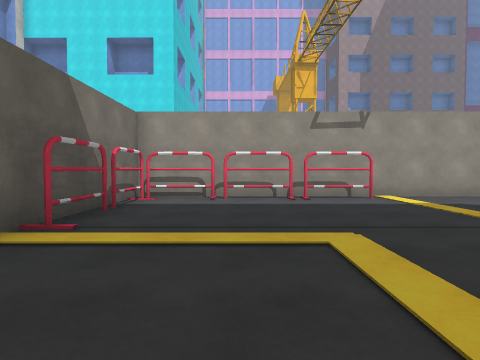
[1] (above)

19 first-person views from a walk through a scene from a Unity 3-D project. The camera is 1.3 m above the floor, tilts 2° down and sees 75° across. The floor is counted in squares, 2 m on a side. Each view is taken from the middle of a square. On the plan, view 1 faces up. The plan holds only what a view shows up to about 10 squares ahead; the rest is blank. The place goes on beyond the plan. The player character is not drawn. Door leaves are left out, so doorways stand open. Surface patterns are stand-ins for the level's own textures.

[2]
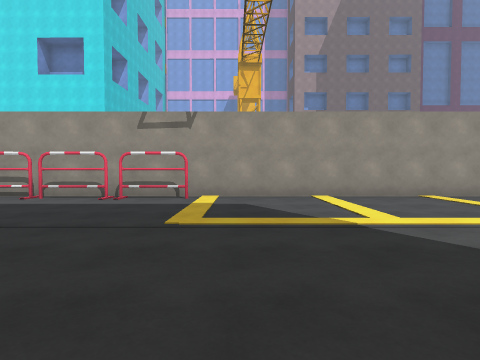

[3]
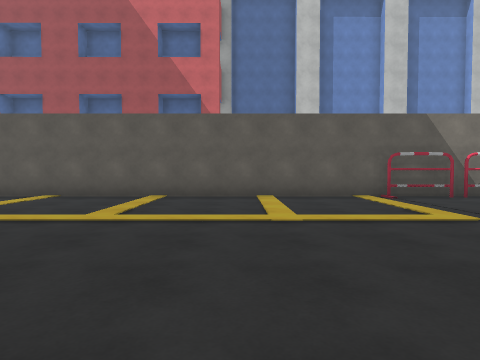

[4]
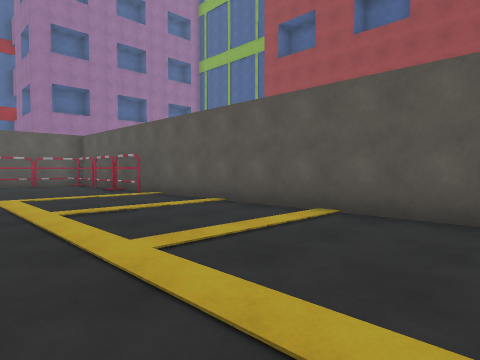

[5]
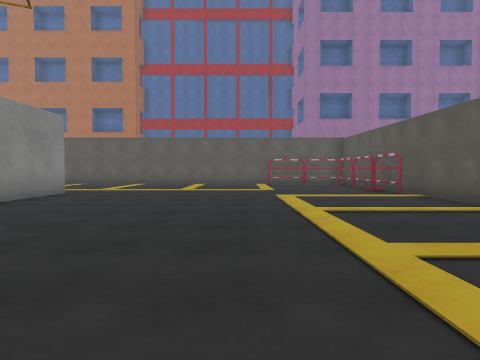

[6]
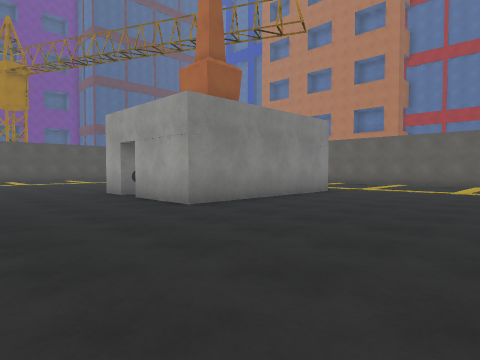

[7]
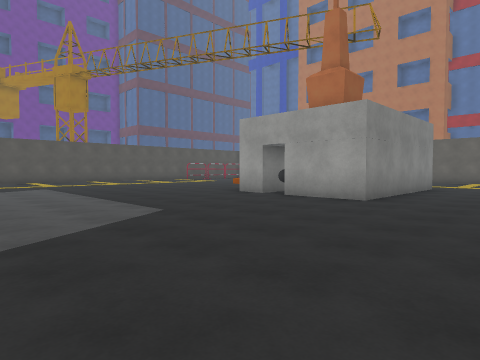

[8]
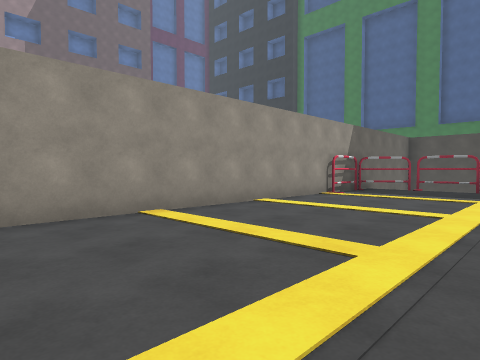

[9]
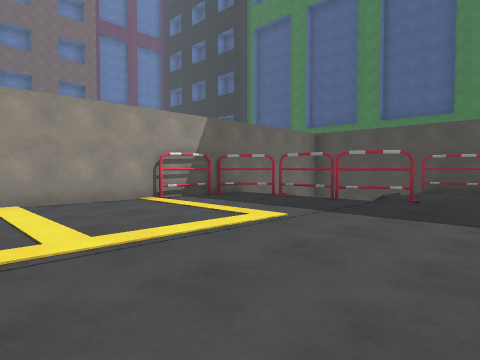

[10]
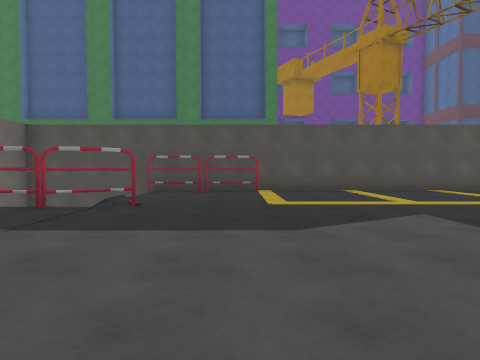

[11]
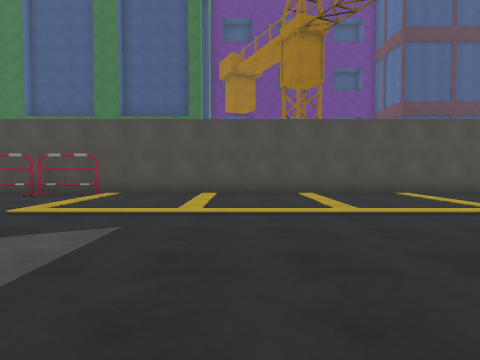

[12]
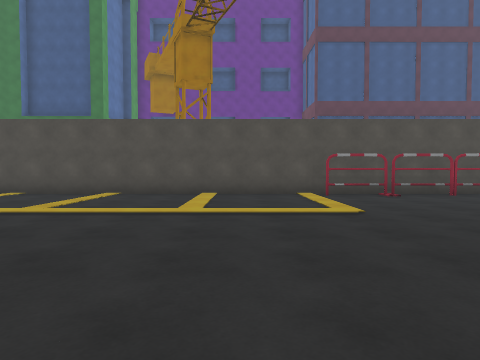

[13]
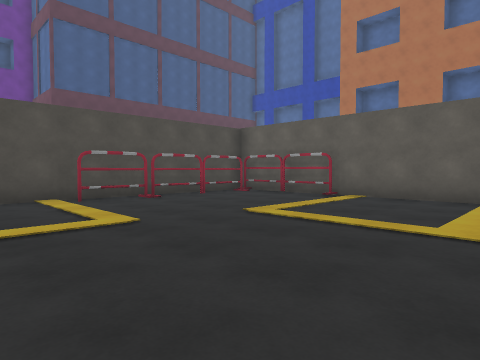

[14]
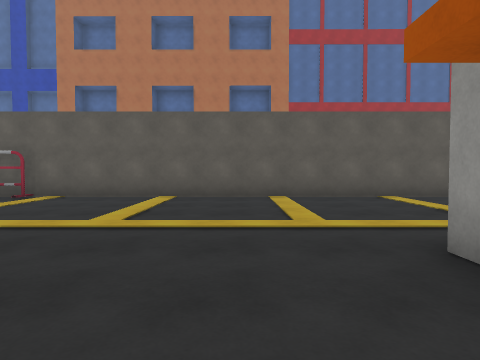

[15]
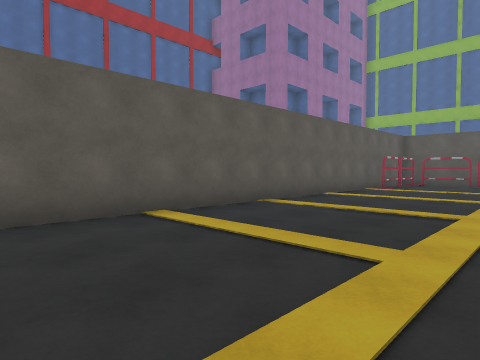

[16]
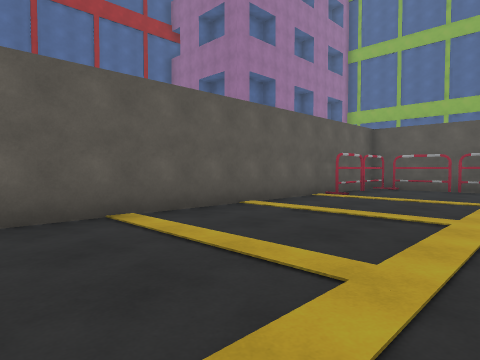

[17]
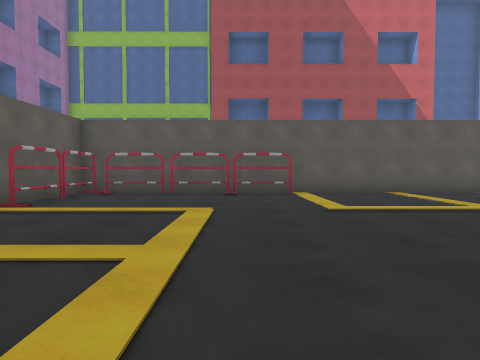

[18]
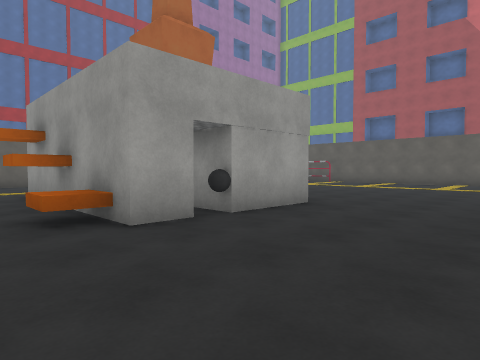

[19]
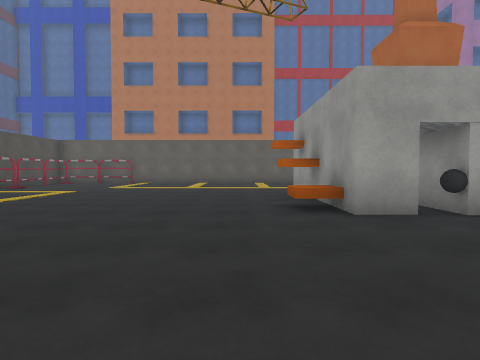

### Floor plan
Points are (right, up) in squares from view 1. A wall is a line through its corners. A room is listed if a view was taken in it or the views show most of it. See-through windows are left out.
Room 1 (views 1, 2, 3, 4, 5, 6, 7, 8, 9, 10, 11, 12, 13, 14, 15, 16, 17, 18, 19)
walls: (9.5, -6.4) (9.5, -5.4) (10.4, -5.4) (10.4, -10.5); (10.4, -7.3) (11.1, -7.3) (11.1, -8.1); (6.7, -10.5) (6.7, -5.4) (8.6, -5.4); (13.2, 7.3) (0.4, 7.3); (20.2, -10.5) (20.2, 2.5); (20.2, 6.4) (20.2, 7.3) (19.5, 7.3); (-1.4, 7.3) (-2.4, 7.3) (-2.4, -15.2) (-1.4, -15.2); (0.9, -15.2) (17.5, -15.2); (19.4, -15.2) (20.2, -15.2) (20.2, -12.4)
low walls: (10.4, -5.8) (11.1, -5.8) (11.1, -6.6)
objects: other object (-2, -14); other object (-2, -12); other object (-2, -10); other object (-2, 4); other object (-2, 6); other object (-1, -15); other object (-1, 7); other object (0, -15); other object (0, 7); other object (2, 7); ball (9, -6) to (9, -5); other object (14, 7); other object (16, 5); other object (16, 7); other object (17, 3); other object (18, -15); other object (19, -15); other object (20, -14); other object (20, -12); other object (20, -11); other object (20, 1); other object (20, 3)

Where each view was taken, in squares from view 1:
view 1: 0 up, 0 right, facing up
view 2: 0 up, 4 right, facing up
view 3: 0 up, 5 right, facing left
view 4: 2 down, 2 right, facing down-left
view 5: 2 down, 2 right, facing down
view 6: 2 down, 2 right, facing down-right
view 7: 1 up, 4 right, facing down-right
view 8: 3 up, 6 right, facing up-right
view 9: 1 up, 10 right, facing up-right
view 10: 1 up, 11 right, facing right
view 11: 3 down, 12 right, facing right
view 12: 8 down, 12 right, facing right
view 13: 8 down, 13 right, facing down-right
view 14: 8 down, 12 right, facing down
view 15: 11 down, 11 right, facing down-left
view 16: 11 down, 8 right, facing down-left
view 17: 11 down, 6 right, facing left
view 18: 2 down, 12 right, facing down-left
view 19: 1 down, 12 right, facing down
